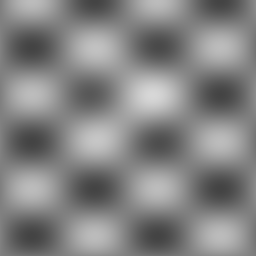
#> input picture l2l_dct/assets/test_image.png, 256 x 256 px
$ python run_phase4_l2l_lossy.py
#> lines starting #> are read from the running program, lines starting #| are printed output that depends on the picture
### l2l_dct/common.py
#!/usr/bin/env python3
"""Shared utilities for L2L run scripts."""

from __future__ import annotations

import sys
from pathlib import Path

import numpy as np
from PIL import Image

PROJECT_DIR = Path(__file__).resolve().parent
PYTHON_DIR = PROJECT_DIR / "python"
ASSETS_DIR = PROJECT_DIR / "assets"
OUTPUT_DIR = PROJECT_DIR / "output"

sys.path.insert(0, str(PYTHON_DIR))


def load_grayscale(path: Path, size: tuple[int, int] | None = (512, 512)) -> np.ndarray:
    img = Image.open(path).convert("L")
    if size:
        img = img.resize(size, Image.Resampling.LANCZOS)
    arr = np.array(img, dtype=np.uint8)
    h, w = arr.shape
    if h % 2:
        arr = arr[:-1]
    if w % 16:
        arr = arr[:, : (w // 16) * 16]
    if h % 16:
        arr = arr[: (h // 16) * 16]
    return arr


def ensure_output() -> Path:
    OUTPUT_DIR.mkdir(exist_ok=True)
    return OUTPUT_DIR

### l2l_dct/python/dct/reference.py
"""Reference DCT-II / DCT-III (ODCT) matrix transforms."""

from __future__ import annotations

import numpy as np

BLOCK_SIZE = 8

_MATRIX_CACHE: dict[int, tuple[np.ndarray, np.ndarray]] = {}


def dct_scale(k: int, n: int = BLOCK_SIZE) -> float:
    return 1.0 / np.sqrt(n) if k == 0 else np.sqrt(2.0 / n)


def build_dct_matrix(n: int = BLOCK_SIZE) -> np.ndarray:
    """Build orthonormal DCT-II matrix C (n x n), cached."""
    if n not in _MATRIX_CACHE:
        c = np.zeros((n, n), dtype=np.float64)
        for k in range(n):
            for i in range(n):
                c[k, i] = dct_scale(k, n) * np.cos(np.pi * k * (2 * i + 1) / (2 * n))
        _MATRIX_CACHE[n] = (c, c.T)
    return _MATRIX_CACHE[n][0]


def build_idct_matrix(n: int = BLOCK_SIZE) -> np.ndarray:
    """Build orthonormal inverse DCT-III matrix D = C^T, cached."""
    if n not in _MATRIX_CACHE:
        build_dct_matrix(n)
    return _MATRIX_CACHE[n][1]


def dct_1d(signal: np.ndarray, n: int = BLOCK_SIZE) -> np.ndarray:
    return build_dct_matrix(n) @ np.asarray(signal, dtype=np.float64)


def idct_1d(coeffs: np.ndarray, n: int = BLOCK_SIZE) -> np.ndarray:
    return build_idct_matrix(n) @ np.asarray(coeffs, dtype=np.float64)


# [10 lines left out: functions dct_2d, idct_2d, not called in this run]


def c2d_batch(blocks: np.ndarray) -> np.ndarray:
    """Batched C @ block @ C.T for blocks shaped (N, 8, 8)."""
    c = build_dct_matrix(BLOCK_SIZE)
    return np.einsum("ij,njk,kl->nil", c, blocks, c.T, optimize=True)


def d2d_batch(blocks: np.ndarray) -> np.ndarray:
    """Batched D @ block @ D.T for blocks shaped (N, 8, 8)."""
    d = build_idct_matrix(BLOCK_SIZE)
    return np.einsum("ij,njk,kl->nil", d, blocks, d.T, optimize=True)

### l2l_dct/python/l2l/quantizer.py
"""Quantization for L2L lossy mode."""

from __future__ import annotations

import numpy as np

JPEG_LUMA_STEPS = np.array([
    [16, 11, 10, 16, 24, 40, 51, 61],
    [12, 12, 14, 19, 26, 58, 60, 55],
    [14, 13, 16, 24, 40, 57, 69, 56],
    [14, 17, 22, 29, 51, 87, 80, 62],
    [18, 22, 37, 56, 68, 109, 103, 77],
    [24, 35, 55, 64, 81, 104, 113, 92],
    [49, 64, 78, 87, 103, 121, 120, 101],
    [72, 92, 95, 98, 112, 100, 103, 99],
], dtype=np.int64)


def uniform_quantize(values: np.ndarray, step: int) -> np.ndarray:
    step = max(step, 1)
    return (values // step) * step


def per_band_quantize(block: np.ndarray, scale: float = 1.0) -> np.ndarray:
    steps = np.maximum((JPEG_LUMA_STEPS * scale).astype(np.int64), 1)
    return (block // steps) * steps


def quantize_image_blocks(image: np.ndarray, block_size: int = 8, scale: float = 1.0) -> np.ndarray:
    """Apply per-band JPEG quantizer to all blocks in a coefficient image."""
    h, w = image.shape
    out = image.copy()
    steps = np.maximum((JPEG_LUMA_STEPS * scale).astype(np.int64), 1)
    for bi in range(h // block_size):
        for bj in range(w // block_size):
            r0, r1 = bi * block_size, (bi + 1) * block_size
            c0, c1 = bj * block_size, (bj + 1) * block_size
            out[r0:r1, c0:c1] = (out[r0:r1, c0:c1] // steps) * steps
    return out

### l2l_dct/python/viz.py
"""Visualization helpers for L2L demos."""

from __future__ import annotations

from pathlib import Path

import matplotlib.pyplot as plt
import numpy as np


def save_comparison(
    original: np.ndarray,
    reconstructed: np.ndarray,
    out_path: Path,
    title: str = "",
) -> None:
    diff = np.abs(original.astype(np.float64) - reconstructed.astype(np.float64))
    diff_vis = np.clip(diff * 8, 0, 255).astype(np.uint8)

    fig, axes = plt.subplots(1, 3, figsize=(12, 4))
    axes[0].imshow(original, cmap="gray")
    axes[0].set_title("Исходное")
    axes[1].imshow(reconstructed, cmap="gray")
    axes[1].set_title("Восстановленное")
    axes[2].imshow(diff_vis, cmap="hot")
    axes[2].set_title("Разность ×8")
    if title:
        fig.suptitle(title)
    for ax in axes:
        ax.axis("off")
    plt.tight_layout()
    fig.savefig(out_path, dpi=150)
    plt.close(fig)


# [18 lines left out: function save_chessboard_demo, not called in this run]


def save_rate_distortion(
    points: list[tuple[int, float, float]],
    out_path: Path,
) -> None:
    bpps = [p[1] for p in points]
    psnrs = [p[2] for p in points]
    fig, ax = plt.subplots(figsize=(7, 5))
    ax.plot(bpps, psnrs, "o-")
    ax.set_xlabel("bpp (оценка)")
    ax.set_ylabel("PSNR, dB")
    ax.set_title("Rate–distortion (L2L lossy)")
    ax.grid(True, alpha=0.3)
    fig.savefig(out_path, dpi=150)
    plt.close(fig)


# [12 lines left out: function save_dct_basis, not called in this run]

### l2l_dct/python/l2l/analysis.py
"""L2L analysis — parallel C2D / D2D with SIB on both paths."""

from __future__ import annotations

from dataclasses import dataclass

import numpy as np

from fixed_point import round_block, to_fixed
from dct.reference import BLOCK_SIZE, c2d_batch, d2d_batch


@dataclass
class AnalysisResult:
    yi: np.ndarray
    ti: np.ndarray
    side_y: np.ndarray | None
    side_t: np.ndarray | None
    xi_shape: tuple[int, int]
    block_size: int

    # [5 lines left out: function side_info, not called in this run]


def split_image_l2l(image: np.ndarray, block_size: int = BLOCK_SIZE) -> tuple[np.ndarray, np.ndarray]:
    half = image.shape[0] // 2
    return image[:half].copy(), image[half:].copy()


def merge_image_l2l(xi: np.ndarray, si: np.ndarray) -> np.ndarray:
    return np.vstack([xi, si])


def _blocks_from_image(part: np.ndarray, block_size: int) -> tuple[np.ndarray, tuple[int, int, int, int]]:
    h, w = part.shape
    nh, nw = h // block_size, w // block_size
    blocks = (
        part.reshape(nh, block_size, nw, block_size)
        .transpose(0, 2, 1, 3)
        .reshape(-1, block_size, block_size)
        .astype(np.float64)
    )
    return blocks, (nh, nw, h, w)


def _blocks_to_image(blocks: np.ndarray, layout: tuple[int, int, int, int], block_size: int) -> np.ndarray:
    nh, nw, h, w = layout
    return (
        blocks.reshape(nh, nw, block_size, block_size)
        .transpose(0, 2, 1, 3)
        .reshape(h, w)
    )


def _forward_blocks(
    xi_blocks: np.ndarray,
    si_blocks: np.ndarray,
    use_sib: bool,
) -> tuple[np.ndarray, np.ndarray, np.ndarray | None, np.ndarray | None]:
    yi_exact = to_fixed(c2d_batch(xi_blocks))
    ti_exact = to_fixed(d2d_batch(si_blocks))
    yi = round_block(yi_exact)
    ti = round_block(ti_exact)

    if not use_sib:
        return yi, ti, None, None

    return yi, ti, (yi_exact - yi).astype(np.int64), (ti_exact - ti).astype(np.int64)


def analyze_image(
    image: np.ndarray,
    block_size: int = BLOCK_SIZE,
    use_sib: bool = False,
) -> AnalysisResult:
    xi_img, si_img = split_image_l2l(image, block_size)
    xi_blocks, layout = _blocks_from_image(xi_img, block_size)
    si_blocks, _ = _blocks_from_image(si_img, block_size)

    yi_b, ti_b, sy_b, st_b = _forward_blocks(xi_blocks, si_blocks, use_sib)
    h, w = xi_img.shape

    yi_full = _blocks_to_image(yi_b, layout, block_size)
    ti_full = _blocks_to_image(ti_b, layout, block_size)
    sy = _blocks_to_image(sy_b, layout, block_size) if sy_b is not None else None
    st = _blocks_to_image(st_b, layout, block_size) if st_b is not None else None

    return AnalysisResult(yi_full, ti_full, sy, st, (h, w), block_size)

### l2l_dct/python/l2l/synthesis.py
"""L2L synthesis — inverse D2D / C2D paths."""

from __future__ import annotations

import numpy as np

from fixed_point import from_fixed, round_block, to_fixed
from dct.reference import BLOCK_SIZE, c2d_batch, d2d_batch
from l2l.analysis import AnalysisResult, _blocks_from_image, _blocks_to_image, merge_image_l2l


def _inverse_blocks(
    yi_blocks: np.ndarray,
    ti_blocks: np.ndarray,
    side_y: np.ndarray | None,
    side_t: np.ndarray | None,
    use_sib: bool,
) -> tuple[np.ndarray, np.ndarray]:
    if use_sib and side_y is not None and side_t is not None:
        yi_fl = from_fixed(yi_blocks + side_y)
        ti_fl = from_fixed(ti_blocks + side_t)
        return d2d_batch(yi_fl), c2d_batch(ti_fl)

    yi_fl = from_fixed(yi_blocks)
    ti_fl = from_fixed(ti_blocks)
    xi = from_fixed(round_block(to_fixed(d2d_batch(yi_fl))))
    si = from_fixed(round_block(to_fixed(c2d_batch(ti_fl))))
    return xi, si


def synthesize_image(result: AnalysisResult, use_sib: bool = False) -> np.ndarray:
    bs = result.block_size
    yi_blocks, layout = _blocks_from_image(result.yi.astype(np.float64), bs)
    ti_blocks, _ = _blocks_from_image(result.ti.astype(np.float64), bs)

    sy_b = st_b = None
    if use_sib and result.side_y is not None and result.side_t is not None:
        sy_b, _ = _blocks_from_image(result.side_y.astype(np.float64), bs)
        st_b, _ = _blocks_from_image(result.side_t.astype(np.float64), bs)

    xi_out, si_out = _inverse_blocks(yi_blocks, ti_blocks, sy_b, st_b, use_sib)
    xi_img = _blocks_to_image(xi_out, layout, bs)
    si_img = _blocks_to_image(si_out, layout, bs)

    merged = merge_image_l2l(xi_img, si_img)
    return np.clip(np.round(merged), 0, 255).astype(np.uint8)


# [4 lines left out: function analysis_synthesis_roundtrip, not called in this run]

### l2l_dct/python/metrics.py
"""Image quality metrics."""

from __future__ import annotations

import numpy as np


def mse(original: np.ndarray, reconstructed: np.ndarray) -> float:
    diff = original.astype(np.float64) - reconstructed.astype(np.float64)
    return float(np.mean(diff ** 2))


def psnr(original: np.ndarray, reconstructed: np.ndarray, peak: float = 255.0) -> float:
    err = mse(original, reconstructed)
    if err == 0:
        return float("inf")
    return 10.0 * np.log10(peak ** 2 / err)


# [5 lines left out: function coding_gain, not called in this run]

### l2l_dct/python/l2l/codec.py
"""L2L codec: lossless and lossy pipelines."""

from __future__ import annotations

import struct
import zlib
from dataclasses import dataclass

import numpy as np

from l2l.analysis import AnalysisResult, analyze_image
from l2l.quantizer import quantize_image_blocks
from l2l.synthesis import synthesize_image


@dataclass
class EncodedImage:
    yi_bytes: bytes
    ti_bytes: bytes
    side_y_bytes: bytes | None
    side_t_bytes: bytes | None
    shape: tuple[int, int]
    block_size: int
    lossless: bool
    quant_step: int


def _pack_int64_array(arr: np.ndarray) -> bytes:
    flat = arr.astype(np.int64).ravel()
    header = struct.pack("III", arr.shape[0], arr.shape[1], len(flat))
    return header + flat.tobytes()


def _unpack_int64_array(data: bytes) -> np.ndarray:
    h, w, n = struct.unpack("III", data[:12])
    flat = np.frombuffer(data[12:], dtype=np.int64, count=n)
    return flat.reshape(h, w)


# [25 lines left out: functions encode_lossless, decode_lossless, not called in this run]


def encode_lossy(image: np.ndarray, quant_step: int = 4, block_size: int = 8) -> EncodedImage:
    result = analyze_image(image, block_size, use_sib=False)
    yi_q = quantize_image_blocks(result.yi, block_size, quant_step)
    ti_q = quantize_image_blocks(result.ti, block_size, quant_step)
    return EncodedImage(
        yi_bytes=zlib.compress(_pack_int64_array(yi_q)),
        ti_bytes=zlib.compress(_pack_int64_array(ti_q)),
        side_y_bytes=None,
        side_t_bytes=None,
        shape=image.shape,
        block_size=block_size,
        lossless=False,
        quant_step=quant_step,
    )


def decode_lossy(encoded: EncodedImage) -> np.ndarray:
    yi = _unpack_int64_array(zlib.decompress(encoded.yi_bytes))
    result = AnalysisResult(
        yi=yi,
        ti=_unpack_int64_array(zlib.decompress(encoded.ti_bytes)),
        side_y=None,
        side_t=None,
        xi_shape=yi.shape,
        block_size=encoded.block_size,
    )
    return synthesize_image(result, use_sib=False)


def estimate_bpp(encoded: EncodedImage) -> float:
    total = len(encoded.yi_bytes) + len(encoded.ti_bytes)
    if encoded.side_y_bytes:
        total += len(encoded.side_y_bytes) + len(encoded.side_t_bytes)
    return total * 8 / (encoded.shape[0] * encoded.shape[1])


def rate_distortion_point(image: np.ndarray, steps: list[int]) -> list[tuple[int, float, float]]:
    from metrics import psnr

    return [
        (step, estimate_bpp(enc := encode_lossy(image, quant_step=step)), psnr(image, decode_lossy(enc)))
        for step in steps
    ]

### l2l_dct/python/fixed_point.py
"""Fixed-point arithmetic for L2L DCT-ODCT."""

from __future__ import annotations

import numpy as np

# Pixel format: Q8.0 (uint8) promoted to Q16.16 for internal math
FRAC_BITS = 16
SCALE = 1 << FRAC_BITS

# Methodology comparison format S1.10 (12-bit) for MATLAB cross-check
WORD_BITS = 12
METH_FRAC_BITS = 10


# [14 lines left out: functions saturate, round_to_frac, not called in this run]


def to_fixed(values: np.ndarray, frac_bits: int = FRAC_BITS) -> np.ndarray:
    scaled = np.round(values.astype(np.float64) * (1 << frac_bits)).astype(np.int64)
    return scaled


def from_fixed(values: np.ndarray, frac_bits: int = FRAC_BITS) -> np.ndarray:
    return values.astype(np.float64) / (1 << frac_bits)


def mul_const(value: np.int64 | int, coeff: float, frac_bits: int = FRAC_BITS) -> np.int64:
    coeff_fp = int(round(coeff * (1 << frac_bits)))
    return np.int64(round_to_frac(np.int64(value) * coeff_fp, frac_bits))


def ladder_round(values: np.ndarray, lost_bits: int = 15) -> np.ndarray:
    """Ladder rounding node: zero lower bits of Q16 fraction (default ≈ S1.10)."""
    v = values.astype(np.int64)
    half = 1 << (lost_bits - 1)
    return ((v + half) >> lost_bits) << lost_bits


def round_block(values: np.ndarray, frac_bits: int = FRAC_BITS) -> np.ndarray:
    return ladder_round(values)


def to_uint8(values: np.ndarray, frac_bits: int = FRAC_BITS) -> np.ndarray:
    rounded = from_fixed(values.astype(np.int64), frac_bits)
    return np.clip(np.round(rounded), 0, 255).astype(np.uint8)


def to_methodology_fixed(values: np.ndarray) -> np.ndarray:
    """Convert to S1.10 12-bit format for MATLAB comparison."""
    return saturate(round_to_frac(to_fixed(values), METH_FRAC_BITS), WORD_BITS)

### l2l_dct/run_phase4_l2l_lossy.py
#!/usr/bin/env python3
"""Phase 4: L2L lossy codec and rate-distortion."""

from common import ASSETS_DIR, ensure_output, load_grayscale
from l2l.codec import decode_lossy, encode_lossy, rate_distortion_point
from metrics import psnr
from viz import save_comparison, save_rate_distortion


def main() -> None:
    out = ensure_output()
    image = load_grayscale(ASSETS_DIR / "test_image.png")
#> in load_grayscale, img is the input picture: PIL image 256x256 L; min 68, max 215, mean 131.3
    print("=== Phase 4: L2L lossy ===")

    steps = [1, 2, 4, 8, 16, 32]
    rd = rate_distortion_point(image, steps)
#> rd = [(1, 9.07, 62.72), (2, 9.07, 62.73), (4, 9.1, 62.73), (8, 9.12, 62.72), (16, 9.1, 62.67), (32, 9.01, 62.6)]
    print("step | bpp   | PSNR")
    for step, bpp, p in rd:
        print(f"  {step:2d} | {bpp:.3f} | {p:.2f} dB")
#> this loop made 6 passes
#|    1 | 9.072 | 62.72 dB
#|    2 | 9.068 | 62.73 dB
#|    4 | 9.105 | 62.73 dB
#|    8 | 9.116 | 62.72 dB
#|   16 | 9.102 | 62.67 dB
#|   32 | 9.011 | 62.60 dB

    save_rate_distortion(rd, out / "phase4_rate_distortion.png")
#> in save_rate_distortion, `bpps = [p[1] for p in points]`: bpps = [9.07, 9.07, 9.1, 9.12, 9.1, 9.01]
#> in save_rate_distortion, `psnrs = [p[2] for p in points]`: psnrs = [62.72, 62.73, 62.73, 62.72, 62.67, 62.6]
#> in save_rate_distortion, `fig.savefig(out_path, dpi=150)`:
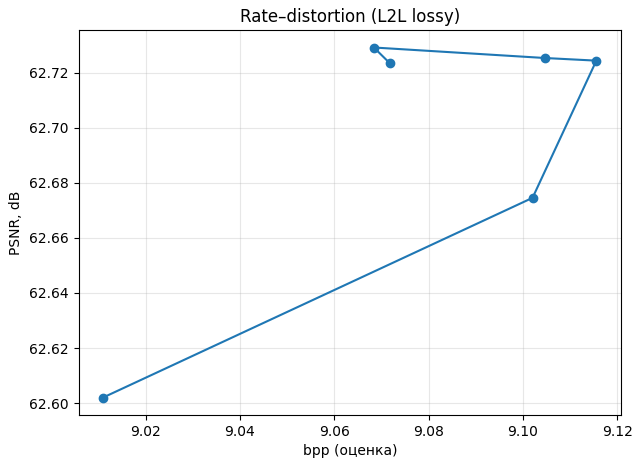
#> figure drawn by matplotlib, 1 panel

    enc = encode_lossy(image, quant_step=8)
#> in analyze_image (call 7), `xi_img, si_img = split_image_l2l(image, block_size)`:
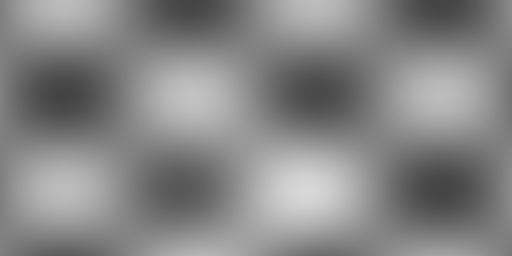
#> xi_img: shape (256, 512); min 68, max 215, mean 133.7
#> in analyze_image (call 7), `xi_img, si_img = split_image_l2l(image, block_size)`:
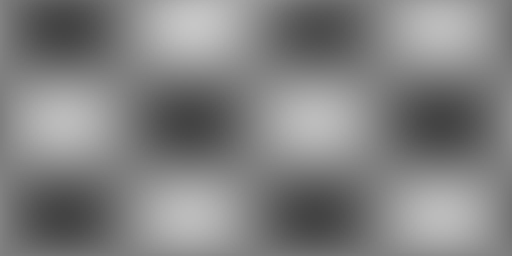
#> si_img: shape (256, 512); min 68, max 198, mean 129
#> in analyze_image (call 7), `xi_blocks, layout = _blocks_from_image(xi_img, block_size)`: layout = (32, 64, 256, 512)
#> in _blocks_to_image (call 25), `nh, nw, h, w = layout`: nh = 32; nw = 64; h = 256; w = 512
#> in _blocks_to_image (call 25), `return ( blocks.reshape(nh, nw, block_size, block_size) .transpose(0, ..`:
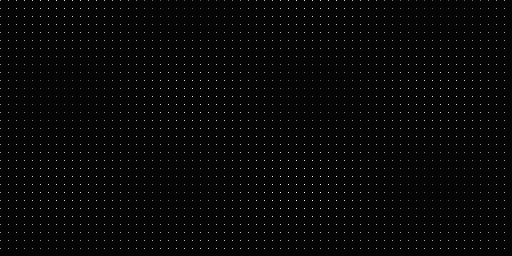
#> returned value: shape (256, 512) int64; min -2686976, max 112459776, mean 1094774.2; drawn with min black and max white
#> in _blocks_to_image (call 26), `return ( blocks.reshape(nh, nw, block_size, block_size) .transpose(0, ..`:
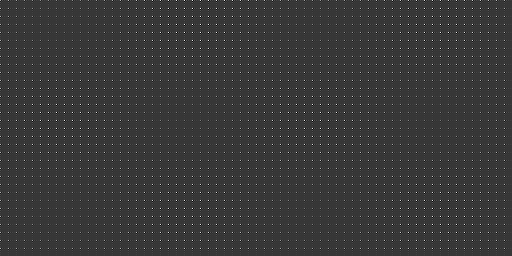
#> returned value: shape (256, 512) int64; min -24838144, max 90275840, mean 1057457; drawn with min black and max white
    dec = decode_lossy(enc)
    print(f"\nDemo quant_step=8: PSNR = {psnr(image, dec):.2f} dB")
#> in mse (call 7), `diff = original.astype(np.float64) - reconstructed.astype(np.float64)`:
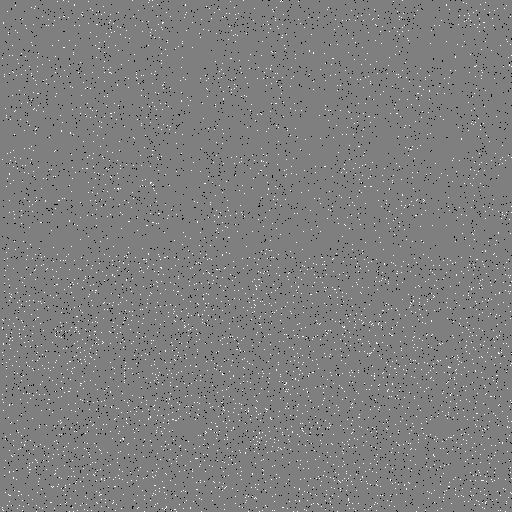
#> diff: shape (512, 512) float64; min -1, max 1, mean -0.00247; drawn with min black and max white
#| Demo quant_step=8: PSNR = 62.72 dB
    save_comparison(image, dec, out / "phase4_lossy_q8.png", "L2L lossy q=8")
#> in save_comparison, `diff = np.abs(original.astype(np.float64) - reconstructed.astype(np.fl..`:
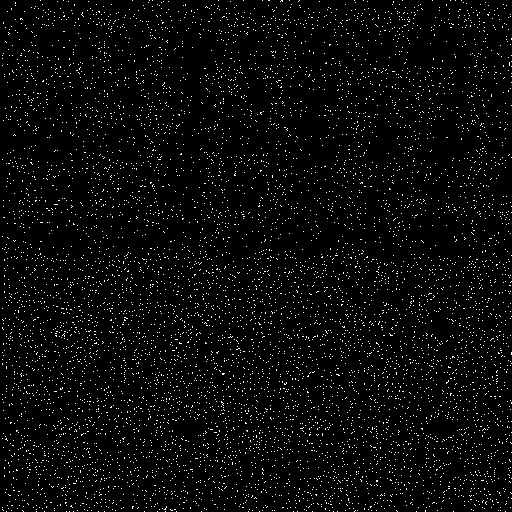
#> diff: shape (512, 512) float64; values 0 (black) and 1 (white), 3.5% white in thin lines or dots
#> in save_comparison, `diff_vis = np.clip(diff * 8, 0, 255).astype(np.uint8)`: diff_vis: shape (512, 512); values 0 (black) and 8 (white), 3.5% white in thin lines or dots
    print(f"Figures saved to {out}/")


if __name__ == "__main__":
    main()
